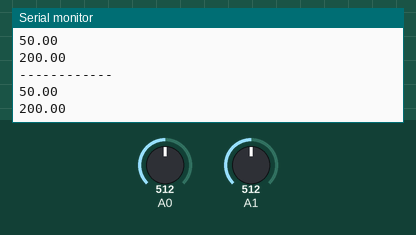
Bench run of a sketch on a simulated Arduino Uno, built with avr-gcc and run on an emulated ATmega328P. On the bench: the last lines printed to the serial monitor. Inputs (shaded band) come from the test bench; at power-on: A0 = 512, A1 = 512.

Above: at 1.2 s.
1.3 s: A0 set to 716
At 1.9 s:
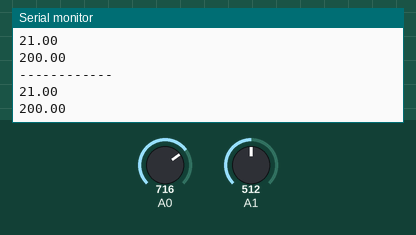
2.8 s: A1 set to 716
At 3.9 s:
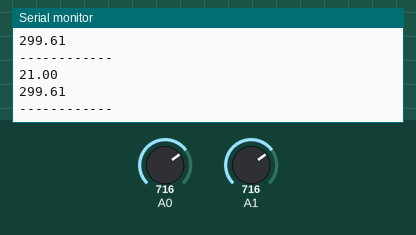
4.3 s: A0 set to 900
At 5.1 s:
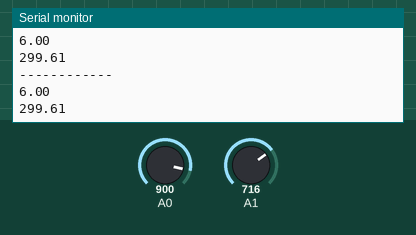
5.8 s: A1 set to 900
At 6.7 s:
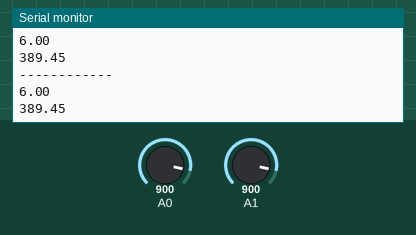
Timing chart, 0 to 8.3 s (numbered marks = the images above; inputs shaded):
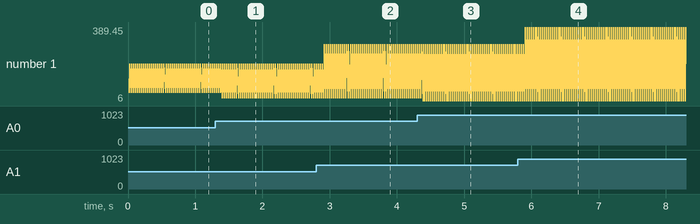

Measured:
- after the input at 1.3 s, the serial monitor: prints a new line after 0.10 s (image 1)
- after the input at 2.8 s, the serial monitor: prints a new line after 0.12 s (image 2)
- after the input at 4.3 s, the serial monitor: prints a new line after 0.09 s (image 3)
- after the input at 5.8 s, the serial monitor: prints a new line after 0.11 s (image 4)
- plotted number 1: 299.61 → 389 after the input at 5.8 s

The sketch:

smartGreenHouse_Sensors.ino
```cpp
#include <Arduino.h>
//funcao para converter o valor para lumens
double Light (int RawADC0){
double Vout=RawADC0*0.0048828125;
//int lux=500/(10*((5-Vout)/Vout));// <span lang="pt">usar esta equação , se o LDR está na parte superior do divisor</span><code><code>
int lux=(2500/Vout-500)/10;
return lux;
}

//funcao para converter a temperatura para celcius
double temperature(int RawADC0){
  double Vout=RawADC0*0.0048828125;
  double tem=(Vout-0.5)*100;
  return tem;
  }

int umidaSensor = A2;


float luminValue = 0;
float tempValue = 0;
float umidaValue = 0;


void setup() {
  Serial.begin(9600);
}

void loop() {


  //inicializacao dos valores dos sensores
  luminValue =(Light(analogRead(0)));
  tempValue = (temperature(analogRead(1)));
  //umidaValue = analogRead(umidaSensor);


//converte a umidade do solo
  //falta ter nocao dos retornos do sensor e das unidades de medicao de umidade

  Serial.println("------------");
  Serial.println(luminValue);

  Serial.println(tempValue);

  //Serial.println(umidaValue);

  /*
  neste ponto do codigo os valores ja foram lidos e convertidos para as dimensoens proprias para analize segundo a literartura
  o sensoriamento deste NO foi concluido restando agora o envio para o servidor MQTT.
  */

  //inicio do bloco de envio


}
```
